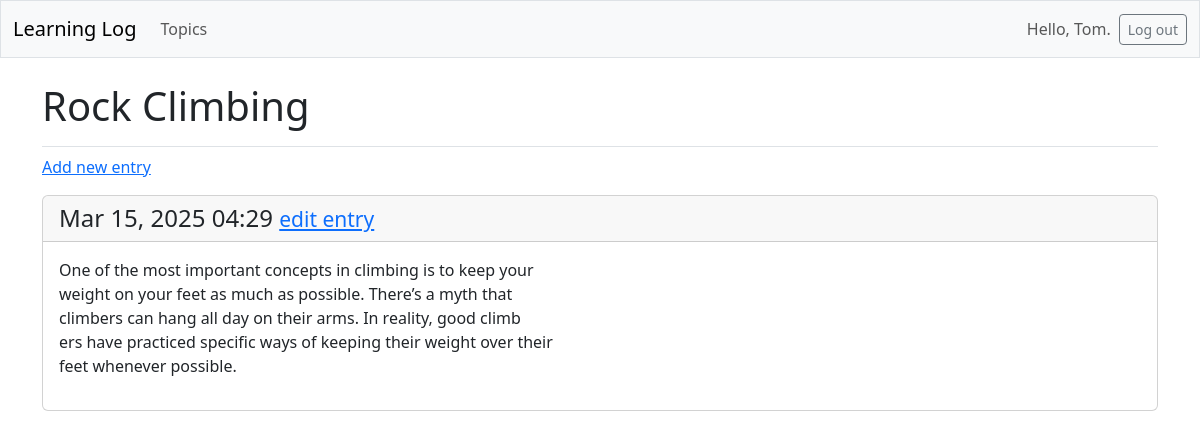
The page /topics/2/ (signed in) on the database its author committed.
### learning_logs/models.py (models this page shows, shortened)
class Topic(models.Model):   #Topic Class: Represents a topic that the user is learning about.
    text = models.CharField(max_length=200)  # Stores the topic name, Short text field (max 200 chars)
    date_added = models.DateTimeField(auto_now_add=True)  # Stores the date & time when the topic was created.
    owner = models.ForeignKey(User, on_delete=models.CASCADE) #This links each topic to the user who created it

class Entry(models.Model):
    topic = models.ForeignKey(Topic, on_delete=models.CASCADE)  # Links each entry to a topic
    text = models.TextField()  # Stores user input (no length limit)
    date_added = models.DateTimeField(auto_now_add=True)  # Stores timestamp when entry is created
    class Meta:
        verbose_name_plural = 'entries'  # Ensures "Entries" is used instead of "Entrys"

### learning_logs/views.py (the view)
# urls.py: path('topics/<int:topic_id>/', views.topic, name='topic'),# View specific topic
@login_required
def topic(request, topic_id):
    topic = Topic.objects.get(id=topic_id)
    if topic.owner != request.user:
        raise Http404 #Prevents unauthorized access/ user can't view a topic that is not assigned to them
    entries = topic.entry_set.order_by('-date_added')
    context = {'topic': topic, 'entries': entries}
    return render(request, 'learning_logs/topic.html', context)

### learning_logs/templates/learning_logs/topic.html
{% extends 'learning_logs/base.html' %}
{% block page_header %}
  <h1>{{ topic.text }}</h1>
{% endblock page_header %}
{% block content %}
  <p>
    <a href="{% url 'learning_logs:new_entry' topic.id %}">Add new entry</a>
  </p>
  {% for entry in entries %}
    <div class="card mb-3">
      <h4 class="card-header">
        {{ entry.date_added|date:'M d, Y H:i' }}
        <small><a href="{% url 'learning_logs:edit_entry' entry.id %}">
          edit entry</a></small>
      </h4>
      <div class="card-body">{{ entry.text|linebreaks }}</div>
    </div>
  {% empty %}
    <p>There are no entries for this topic yet.</p>
  {% endfor %}
{% endblock content %}

### learning_logs/templates/learning_logs/base.html (shortened to what this page needs)
<!doctype html>
<html lang="en">
<head>
  {% load django_bootstrap5 %}
  {% bootstrap_css %}
</head>
<body>
  <nav class="navbar navbar-expand-md navbar-light bg-light mb-4 border">
    <div class="container-fluid">
      <a class="navbar-brand" href="{% url 'learning_logs:index' %}">
          Learning Log</a>
      <div class="collapse navbar-collapse" id="navbarCollapse">
        <ul class="navbar-nav me-auto mb-2 mb-md-0">
          <li class="nav-item">
            <a class="nav-link" href="{% url 'learning_logs:topics' %}">
              Topics</a></li>
        </ul>
        <ul class="navbar-nav ms-auto mb-2 mb-md-0">
          {% if user.is_authenticated %}
            <li class="nav-item">
              <span class="navbar-text me-2">Hello, {{ user.username }}.
                </span></li>
          {% endif %}
        </ul>
        {% if user.is_authenticated %}
          <form action="{% url 'accounts:logout' %}" method='post'>
            <button name='submit' class='btn btn-outline-secondary btn-sm'>
              Log out</button>
          </form>
        {% endif %}
      </div>
    </div>
  </nav>
  <main class="container">
    <div class="pb-2 mb-2 border-bottom">
      {% block page_header %}{% endblock page_header %}
    </div>
    <div>
      {% block content %}{% endblock content %}
    </div>
  </main>
</body>
</html>

### rows shown on the page
Topic: text "Rock Climbing"
Entry: date_added "Mar 15, 2025 04:29", text "One of the most important concepts in climbing is to keep your weight on your feet as much as possible. There’s a myth that climbers can hang all day on their arms. In reality, good climb ers have practiced specific ways of keeping their weight over their feet whenever possible."

### other values the page prints
{{ user.username }} "Tom"
